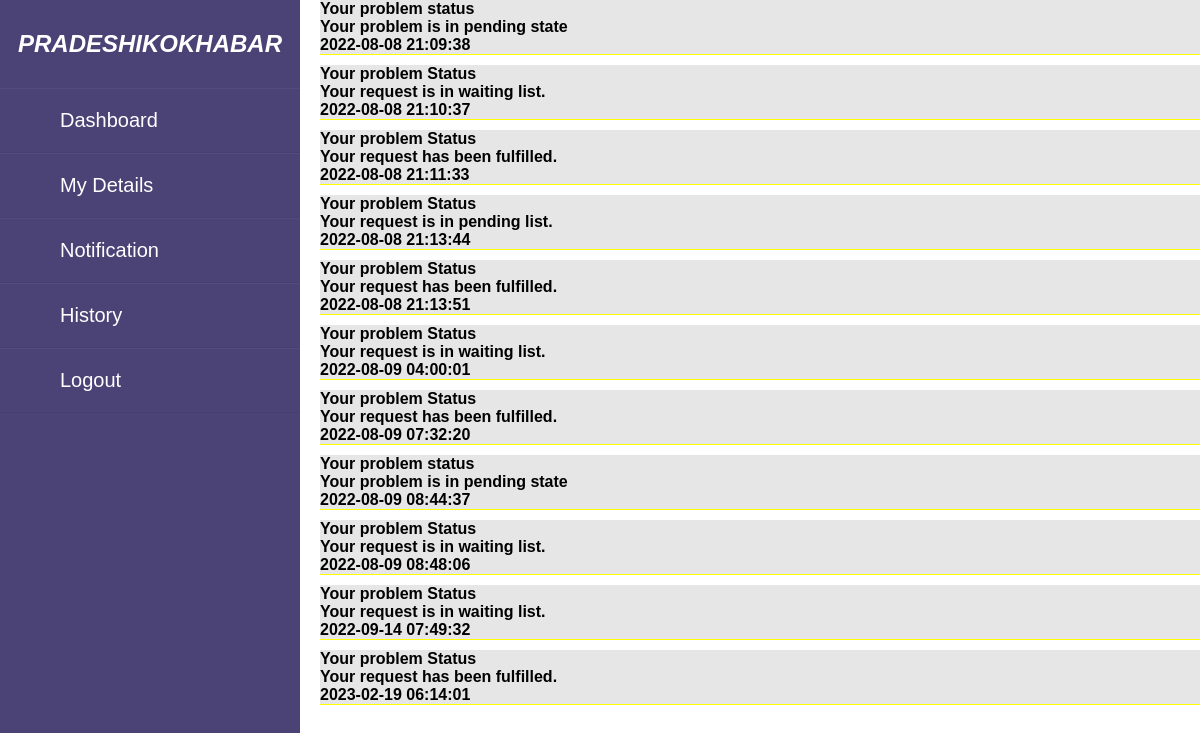
Screenshot of /notification.php (signed in) with the database file from the repository.
### tables this page shows
CREATE TABLE `notification` (
  `id` int(11) NOT NULL,
  `user_id` int(11) NOT NULL,
  `title` varchar(50) NOT NULL,
  `description` varchar(255) DEFAULT NULL,
  `date` timestamp NOT NULL DEFAULT current_timestamp() ON UPDATE current_timestamp(),
  `read_status` int(11) DEFAULT NULL
);

### notification.php (the view, shortened to what this page needs)
<!DOCTYPE html>
<html lang="en">
<head>
    <link rel="stylesheet" href="css/notifications.css">
</head>
<body>
<div class="wrapper">
	<div class="sidebar">
		<h2>PradeshiKoKhabar</h2>
		<ul>
			<li><a href="User's Dashboard.php">Dashboard</a></li>
			<li><a href="user_profile.php">My Details</a></li>
			<li><a href="notification.php">Notification</a></li>
            <li><a href="history.php">History</a></li>
			<li><a href="Logout.php">Logout</a></li>
        </ul>
    </div>
    <div class="main_content">
    <?php
    $user_id=$_SESSION["Id"];
    $connection = mysqli_connect('localhost','root','','bideshikokhabar');
    $query = "select * from notification where user_id  = $user_id;";
    $result = mysqli_query($connection, $query);
    while($row = mysqli_fetch_assoc($result))
    {
        echo "<div style='background-color: rgb(230, 230, 230); margin-bottom: 10px; border-bottom: 1px solid yellow;'>";
        if($row['read_status'] == "0")
            echo "<b>" . $row['title'] . "</b>";
        else
            echo $row['title'];
        echo "<br>";
        if($row['read_status'] == "0")
            echo "<b>" . $row['description'] . "</b>";
        else
            echo $row['description'];
        echo "<br>";
        if($row['read_status'] == "0")
            echo "<b>" . $row['date'] . "</b>";
        else
            echo $row['date'];
        echo "<br>";
        echo "</div>";
    }
    ?>
    </div>
</body>
</html>

### css/notifications.css (style rules this page uses)
* { margin:0; padding:0; box-sizing:border-box; list-style:none; text-decoration:none; font-family: 'josefin Sans', sans-serif; }
.wrapper { display:flex; position:relative; }
.wrapper .sidebar { position:fixed; width:300px; height:100%; background:#4b4276; padding:30px o; }
.wrapper .sidebar h2 { color:#fff; text-transform:uppercase; text-align:center; margin-bottom:30px; margin-top:30px; font-style: oblique; font-weight:bold; }
.wrapper .sidebar ul li { padding:20px; border-bottom:1px solid rgba(0,0,0,0.05); border-top:1px solid rgba(225,225,225,0.05); }
.wrapper .sidebar ul li a { color:#fff; display:block; padding-left:40px; font-size:20px; }
.wrapper .main_content { width:100%; margin-left:320px; }

### rows the page displays
notification: title "Your problem status", description "Your problem is in pending state", date "2022-08-08 21:09:38"
notification: title "Your problem Status", description "Your request is in waiting list.", date "2022-08-08 21:10:37"
notification: title "Your problem Status", description "Your request has been fulfilled.", date "2022-08-08 21:11:33"
notification: title "Your problem Status", description "Your request is in pending list.", date "2022-08-08 21:13:44"
notification: title "Your problem Status", description "Your request has been fulfilled.", date "2022-08-08 21:13:51"
notification: title "Your problem Status", description "Your request is in waiting list.", date "2022-08-09 04:00:01"
notification: title "Your problem Status", description "Your request has been fulfilled.", date "2022-08-09 07:32:20"
notification: title "Your problem status", description "Your problem is in pending state", date "2022-08-09 08:44:37"
notification: title "Your problem Status", description "Your request is in waiting list.", date "2022-08-09 08:48:06"
notification: title "Your problem Status", description "Your request is in waiting list.", date "2022-09-14 07:49:32"
notification: title "Your problem Status", description "Your request has been fulfilled.", date "2023-02-19 06:14:01"
